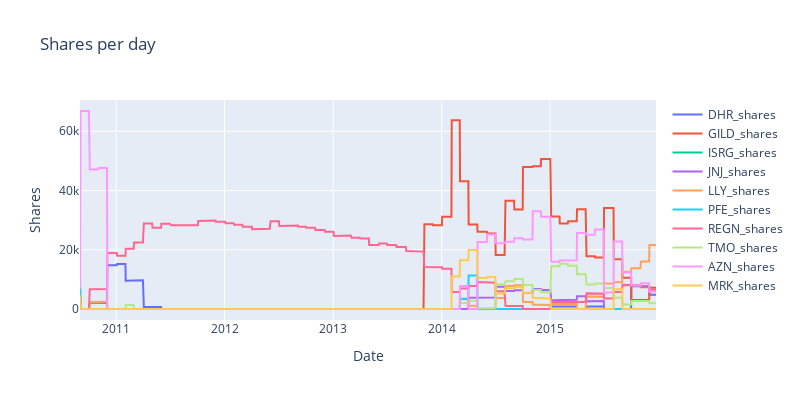

Here is the notebook cell this chart was saved with:
### Code cell
fig = go.Figure()

# Loop through each stock and add a trace for its shares
for stock in stocks:
    fig.add_trace(go.Scatter(x=stock_data.index, y=shares_df[stock+'_shares'], mode='lines', name=stock+'_shares'))

fig.update_layout(title='Shares per day',
                  xaxis_title='Date',
                  yaxis_title='Shares',
                  width=800,
                  height=400)

fig.show()

### Figure 1 — Plotly figure (JSON) as saved in the notebook; plotly's stock layout.template omitted (floating-point values rounded to 4 significant figures; data arrays with more than 128 entries replaced by an {"elided": "..."} marker saying what was removed)
{"data": [{"mode": "lines", "name": "DHR_shares", "type": "scatter", "x": {"elided": "1339 str values"}, "y": {"elided": "1340 int values"}}, {"mode": "lines", "name": "GILD_shares", "type": "scatter", "x": {"elided": "1339 str values"}, "y": {"elided": "1340 int values"}}, {"mode": "lines", "name": "ISRG_shares", "type": "scatter", "x": {"elided": "1339 str values"}, "y": {"elided": "1340 int values"}}, {"mode": "lines", "name": "JNJ_shares", "type": "scatter", "x": {"elided": "1339 str values"}, "y": {"elided": "1340 int values"}}, {"mode": "lines", "name": "LLY_shares", "type": "scatter", "x": {"elided": "1339 str values"}, "y": {"elided": "1340 int values"}}, {"mode": "lines", "name": "PFE_shares", "type": "scatter", "x": {"elided": "1339 str values"}, "y": {"elided": "1340 int values"}}, {"mode": "lines", "name": "REGN_shares", "type": "scatter", "x": {"elided": "1339 str values"}, "y": {"elided": "1340 int values"}}, {"mode": "lines", "name": "TMO_shares", "type": "scatter", "x": {"elided": "1339 str values"}, "y": {"elided": "1340 int values"}}, {"mode": "lines", "name": "AZN_shares", "type": "scatter", "x": {"elided": "1339 str values"}, "y": {"elided": "1340 int values"}}, {"mode": "lines", "name": "MRK_shares", "type": "scatter", "x": {"elided": "1339 str values"}, "y": {"elided": "1340 int values"}}], "layout": {"height": 400, "title": {"text": "Shares per day"}, "width": 800, "xaxis": {"title": {"text": "Date"}}, "yaxis": {"title": {"text": "Shares"}}}}
